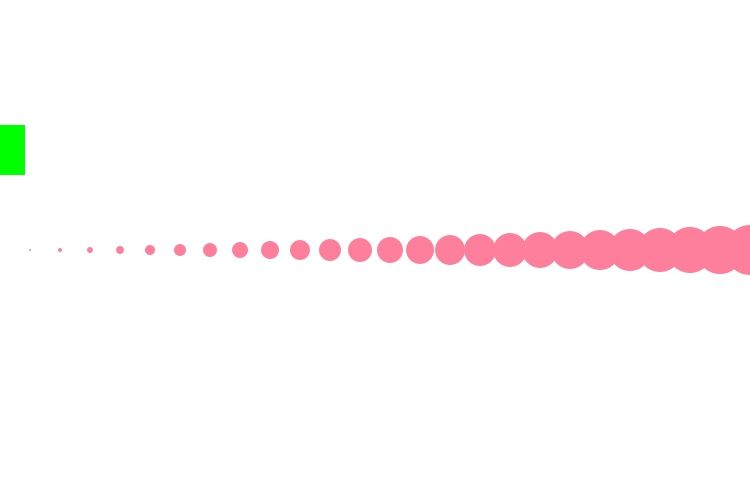
Frame 1 (no input)
Frame 60 (the mouse pressed at the canvas centre just before this capture): identical to frame 1, image omitted
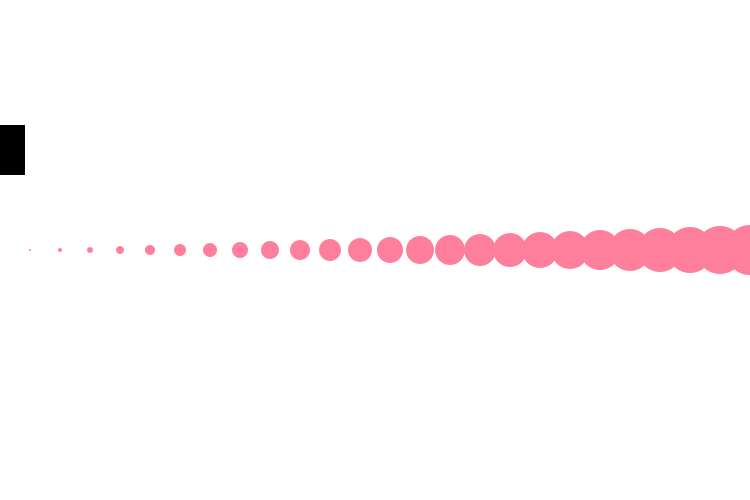
Frame 120 (the mouse held since frame 60 and released just before this capture)

The Processing sketch that drew these frames (run headless with seeded random() and noise(); from frame 60 on, the mouse is pressed at the canvas centre):

// Processing sketch: No2
// ── No2.pde
void setup(){
  size(750,500);
  rectMode(CENTER);
}

void draw(){
  background(255);
  noStroke();
  
  //Single loop with changing size of ellipse
  for(int i = 0; i<=width; i+=30){
    int s = int(map(i, 0, width, 0, 50));
    fill(254,127,156);
    ellipse(i, height/2, s,s);
  
  //Mouse position dynamic loop
  int c = int(map(i,0,width,0,255));
  fill(0,c,0);
  rect(i * mouseX/2, 150, 50, 50);
  }
}
